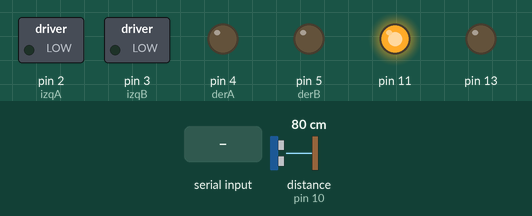
This sketch was run on a simulated Arduino Uno, built with avr-gcc and run on an emulated ATmega328P. On the bench: switched loads named in the sketch (green lamp = pin HIGH), output pins drawn as LEDs (lit = HIGH). Inputs (shaded band) come from the test bench; at power-on: distance to the obstacle (sensor on pin 10) 80 cm. The echo pulse lasts 58.3 µs per cm; pins used as bus, display or sensor lines are not drawn.

Above: at 1.2 s.
1.3 s: "a" received over Serial
At 2.1 s:
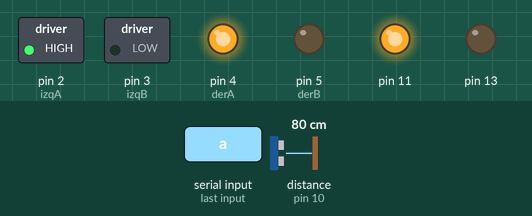
2.8 s: "b" received over Serial
At 3.2 s:
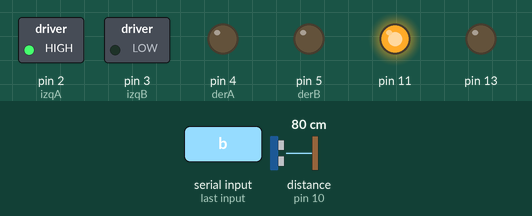
4.3 s: "d" received over Serial
At 5.5 s:
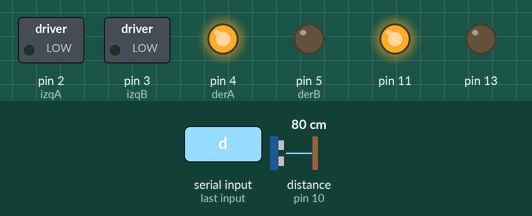
5.8 s: "e" received over Serial
At 6.7 s:
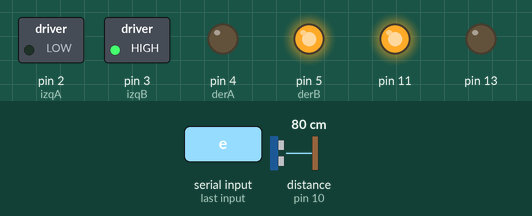
7.3 s: "c" received over Serial
At 7.9 s:
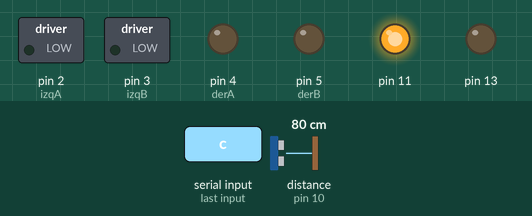
8.8 s: "f" received over Serial
At 9.6 s:
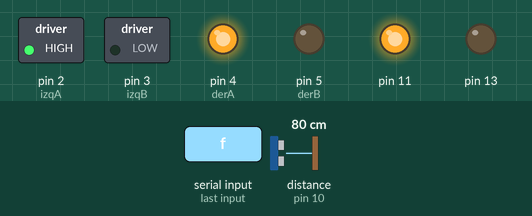
Timing chart, 0 to 11.3 s (numbered marks = the images above; inputs shaded):
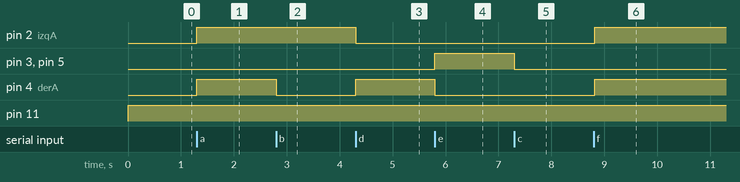

The sketch:

Prueba_motores1.ino
```cpp
int izqA = 2;
int izqB = 3;
int derA = 4;
int derB = 5;
int vel = 255; // Velocidad de los motores (0-255)
int estado = 'g'; // inicia detenido
int pecho=10;
int ptrig=9;
int duracion,distancia;

void setup() {
Serial.begin(9600); // inicia el puerto serial para comunicacion con el Bluetooth
pinMode(11, OUTPUT);
pinMode(derA, OUTPUT);
pinMode(derB, OUTPUT);
pinMode(izqA, OUTPUT);
pinMode(izqB, OUTPUT);

pinMode(pecho, INPUT);
pinMode(ptrig, OUTPUT);
pinMode(13, OUTPUT);
}

void loop() {
 digitalWrite(11,HIGH);
if(Serial.available()>0){ // lee el bluetooth y almacena en estado
estado = Serial.read();
}
  if(estado=='a'){ // Boton desplazar al Frente
  analogWrite(derB, 0);
  analogWrite(izqB, 0);
  analogWrite(derA, vel);
  analogWrite(izqA, vel);
  }

  if(estado=='b'){ // Boton IZQ
  analogWrite(derB, 0);
  analogWrite(izqB, 0);
  analogWrite(derA, 0);
  analogWrite(izqA, vel);
  }

   if(estado=='c'){ // Boton Parar
   analogWrite(derB, 0);
   analogWrite(izqB, 0);
   analogWrite(derA, 0);
   analogWrite(izqA, 0);
    }

   if(estado=='d'){ // Boton DER
   analogWrite(derB, 0);
   analogWrite(izqB, 0);
   analogWrite(izqA, 0);
   analogWrite(derA, vel);
    }

    if(estado=='e'){ // Boton Reversa
    analogWrite(derA, 0);
    analogWrite(izqA, 0);
    analogWrite(derB, vel);
    analogWrite(izqB, vel);
    }
     if (estado =='f'){ // Boton ON se mueve sensando distancia
    digitalWrite(ptrig,HIGH);
    delay(0.01);
    digitalWrite(ptrig,LOW);

    duracion = pulseIn(pecho,HIGH);
    distancia = (duracion/2)/29;
    delay(10);

    if(distancia <= 15 && distancia >= 2)
      {
      digitalWrite(13,HIGH);
      analogWrite(derB,0);
      analogWrite(izqB,0);
      analogWrite(derA,0);
      analogWrite(izqA,0);
      delay(200);

    analogWrite(derB,vel);
    analogWrite(izqB,vel);
    delay(500);

    analogWrite(derB,0);
    analogWrite(izqB,0);
    analogWrite(derA,0);
    analogWrite(izqA,vel);
    delay(1100);

    digitalWrite(13,LOW);
    }

  else
      {//Sino hay obstáculos se desplaza al frente
      analogWrite(derB,0);
      analogWrite(izqB,0);
      analogWrite(derA,vel);
      analogWrite(izqA,vel);
      }
  }

    if (estado=='g'){ // Boton OFF, detiene los motores no hace nada
      analogWrite(derB,0);
      analogWrite(izqB,0);
      analogWrite(derA,0);
      analogWrite(izqA,0);
     }
}
```

Measured:
- after the input at 1.3 s, pin 2 (izqA), pin 4 (derA): LOW → HIGH at once
- after the input at 2.8 s, pin 4 (derA): HIGH → LOW at once
- after the input at 4.3 s, pin 2 (izqA): HIGH → LOW at once; pin 4 (derA): LOW → HIGH at once
- after the input at 5.8 s, pin 3 (izqB), pin 5 (derB): LOW → HIGH at once; pin 4 (derA): HIGH → LOW at once
- after the input at 7.3 s, pin 3 (izqB), pin 5 (derB): HIGH → LOW at once
- after the input at 8.8 s, pin 2 (izqA), pin 4 (derA): LOW → HIGH at once
